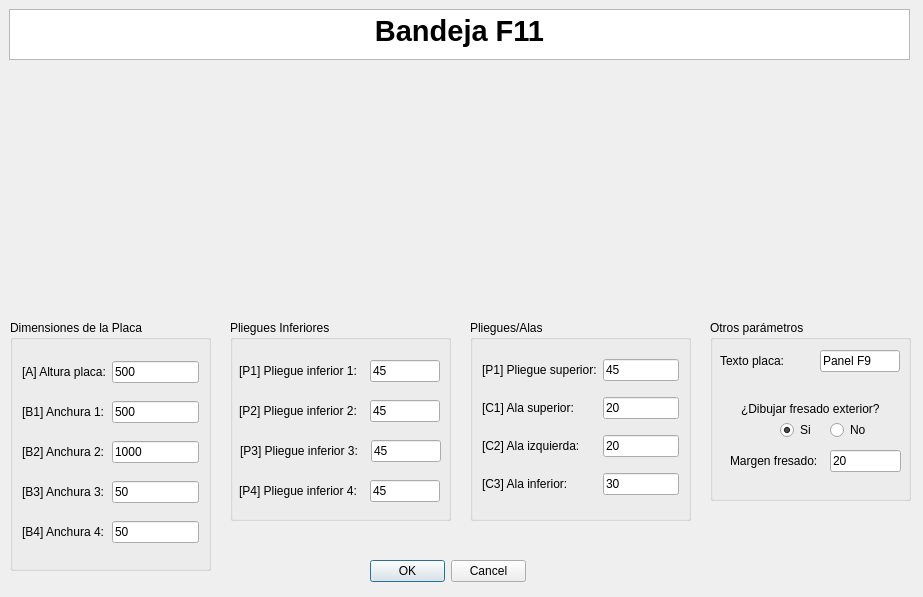
<?xml version="1.0" encoding="UTF-8"?>
<ui version="4.0">
 <class>MyPositionDialog</class>
 <widget class="QDialog" name="MyPositionDialog">
  <property name="geometry">
   <rect>
    <x>0</x>
    <y>0</y>
    <width>923</width>
    <height>597</height>
   </rect>
  </property>
  <property name="windowTitle">
   <string>Enter Position</string>
  </property>
  <property name="whatsThis">
   <string>&lt;html&gt;&lt;head/&gt;&lt;body&gt;&lt;p&gt;Esta ventana de KSDpanel te permite introducir todas las medidas correspondientes del panel seleccionado.&lt;/p&gt;&lt;p&gt;Recuerda que todas las medidas deben de ir en milimetros (mm).&lt;/p&gt;&lt;/body&gt;&lt;/html&gt;</string>
  </property>
  <widget class="QDialogButtonBox" name="buttonBox">
   <property name="geometry">
    <rect>
     <x>370</x>
     <y>560</y>
     <width>156</width>
     <height>23</height>
    </rect>
   </property>
   <property name="orientation">
    <enum>Qt::Horizontal</enum>
   </property>
   <property name="standardButtons">
    <set>QDialogButtonBox::Cancel|QDialogButtonBox::Ok</set>
   </property>
  </widget>
  <widget class="QTextBrowser" name="textBrowser">
   <property name="geometry">
    <rect>
     <x>9</x>
     <y>9</y>
     <width>901</width>
     <height>51</height>
    </rect>
   </property>
   <property name="html">
    <string>&lt;!DOCTYPE HTML PUBLIC &quot;-//W3C//DTD HTML 4.0//EN&quot; &quot;http://www.w3.org/TR/REC-html40/strict.dtd&quot;&gt;
&lt;html&gt;&lt;head&gt;&lt;meta name=&quot;qrichtext&quot; content=&quot;1&quot; /&gt;&lt;style type=&quot;text/css&quot;&gt;
p, li { white-space: pre-wrap; }
&lt;/style&gt;&lt;/head&gt;&lt;body style=&quot; font-family:'MS Shell Dlg 2'; font-size:8.25pt; font-weight:400; font-style:normal;&quot;&gt;
&lt;p align=&quot;center&quot; style=&quot; margin-top:0px; margin-bottom:0px; margin-left:0px; margin-right:0px; -qt-block-indent:0; text-indent:0px;&quot;&gt;&lt;span style=&quot; font-size:22pt; font-weight:600;&quot;&gt;Bandeja F11&lt;/span&gt;&lt;/p&gt;&lt;/body&gt;&lt;/html&gt;</string>
   </property>
  </widget>
  <widget class="QGroupBox" name="groupBox">
   <property name="geometry">
    <rect>
     <x>230</x>
     <y>320</y>
     <width>221</width>
     <height>201</height>
    </rect>
   </property>
   <property name="styleSheet">
    <string notr="true">font: 10pt &quot;MS Shell Dlg 2&quot;;</string>
   </property>
   <property name="title">
    <string>Pliegues Inferiores</string>
   </property>
   <widget class="QLabel" name="label_14">
    <property name="geometry">
     <rect>
      <x>9</x>
      <y>40</y>
      <width>131</width>
      <height>22</height>
     </rect>
    </property>
    <property name="text">
     <string>[P1] Pliegue inferior 1:</string>
    </property>
   </widget>
   <widget class="QLineEdit" name="pliegueInf1UI">
    <property name="geometry">
     <rect>
      <x>140</x>
      <y>40</y>
      <width>70</width>
      <height>22</height>
     </rect>
    </property>
    <property name="text">
     <string>45</string>
    </property>
   </widget>
   <widget class="QLabel" name="label_15">
    <property name="geometry">
     <rect>
      <x>9</x>
      <y>80</y>
      <width>141</width>
      <height>22</height>
     </rect>
    </property>
    <property name="text">
     <string>[P2] Pliegue inferior 2:</string>
    </property>
   </widget>
   <widget class="QLineEdit" name="pliegueInf2UI">
    <property name="geometry">
     <rect>
      <x>140</x>
      <y>80</y>
      <width>70</width>
      <height>22</height>
     </rect>
    </property>
    <property name="text">
     <string>45</string>
    </property>
   </widget>
   <widget class="QLabel" name="label_16">
    <property name="geometry">
     <rect>
      <x>10</x>
      <y>120</y>
      <width>161</width>
      <height>22</height>
     </rect>
    </property>
    <property name="text">
     <string>[P3] Pliegue inferior 3:</string>
    </property>
   </widget>
   <widget class="QLineEdit" name="pliegueInf3UI">
    <property name="geometry">
     <rect>
      <x>141</x>
      <y>120</y>
      <width>70</width>
      <height>22</height>
     </rect>
    </property>
    <property name="text">
     <string>45</string>
    </property>
   </widget>
   <widget class="QLabel" name="label_17">
    <property name="geometry">
     <rect>
      <x>9</x>
      <y>160</y>
      <width>151</width>
      <height>22</height>
     </rect>
    </property>
    <property name="text">
     <string>[P4] Pliegue inferior 4:</string>
    </property>
   </widget>
   <widget class="QLineEdit" name="pliegueInf4UI">
    <property name="geometry">
     <rect>
      <x>140</x>
      <y>160</y>
      <width>70</width>
      <height>22</height>
     </rect>
    </property>
    <property name="text">
     <string>45</string>
    </property>
   </widget>
  </widget>
  <widget class="QGroupBox" name="groupBox_2">
   <property name="geometry">
    <rect>
     <x>470</x>
     <y>320</y>
     <width>221</width>
     <height>201</height>
    </rect>
   </property>
   <property name="styleSheet">
    <string notr="true">font: 10pt &quot;MS Shell Dlg 2&quot;;</string>
   </property>
   <property name="title">
    <string>Pliegues/Alas</string>
   </property>
   <layout class="QGridLayout" name="gridLayout_2">
    <item row="4" column="1">
     <widget class="QLineEdit" name="alaInferiorUI">
      <property name="text">
       <string>30</string>
      </property>
     </widget>
    </item>
    <item row="2" column="1">
     <widget class="QLineEdit" name="alaIzquierdaUI">
      <property name="text">
       <string>20</string>
      </property>
     </widget>
    </item>
    <item row="1" column="1">
     <widget class="QLineEdit" name="alaSuperiorUI">
      <property name="text">
       <string>20</string>
      </property>
     </widget>
    </item>
    <item row="0" column="0">
     <widget class="QLabel" name="label_13">
      <property name="text">
       <string>[P1] Pliegue superior:</string>
      </property>
     </widget>
    </item>
    <item row="4" column="0">
     <widget class="QLabel" name="label_12">
      <property name="text">
       <string>[C3] Ala inferior:</string>
      </property>
     </widget>
    </item>
    <item row="0" column="1">
     <widget class="QLineEdit" name="pliegueSuperiorUI">
      <property name="text">
       <string>45</string>
      </property>
     </widget>
    </item>
    <item row="2" column="0">
     <widget class="QLabel" name="label_19">
      <property name="text">
       <string>[C2] Ala izquierda:</string>
      </property>
     </widget>
    </item>
    <item row="1" column="0">
     <widget class="QLabel" name="label_11">
      <property name="text">
       <string>[C1] Ala superior:</string>
      </property>
     </widget>
    </item>
   </layout>
  </widget>
  <widget class="QLabel" name="imagenPanelUI">
   <property name="geometry">
    <rect>
     <x>240</x>
     <y>70</y>
     <width>441</width>
     <height>241</height>
    </rect>
   </property>
   <property name="text">
    <string/>
   </property>
   <property name="pixmap">
    <pixmap>../imagenes/REF_015cotas.jpg</pixmap>
   </property>
   <property name="scaledContents">
    <bool>true</bool>
   </property>
   <property name="wordWrap">
    <bool>false</bool>
   </property>
   <property name="margin">
    <number>0</number>
   </property>
   <property name="openExternalLinks">
    <bool>false</bool>
   </property>
  </widget>
  <widget class="QGroupBox" name="groupBox_3">
   <property name="geometry">
    <rect>
     <x>10</x>
     <y>320</y>
     <width>201</width>
     <height>251</height>
    </rect>
   </property>
   <property name="styleSheet">
    <string notr="true">font: 10pt &quot;MS Shell Dlg 2&quot;;</string>
   </property>
   <property name="title">
    <string>Dimensiones de la Placa</string>
   </property>
   <layout class="QGridLayout" name="gridLayout">
    <item row="2" column="1">
     <widget class="QLabel" name="label_22">
      <property name="text">
       <string>[B2] Anchura 2:</string>
      </property>
     </widget>
    </item>
    <item row="2" column="2">
     <widget class="QLineEdit" name="anchura2UI">
      <property name="text">
       <string>1000</string>
      </property>
     </widget>
    </item>
    <item row="0" column="2">
     <widget class="QLineEdit" name="alturaPlacaUI">
      <property name="text">
       <string>500</string>
      </property>
     </widget>
    </item>
    <item row="3" column="2">
     <widget class="QLineEdit" name="anchura3UI">
      <property name="text">
       <string>50</string>
      </property>
     </widget>
    </item>
    <item row="1" column="2">
     <widget class="QLineEdit" name="anchura1UI">
      <property name="text">
       <string>500</string>
      </property>
     </widget>
    </item>
    <item row="4" column="2">
     <widget class="QLineEdit" name="anchura4UI">
      <property name="text">
       <string>50</string>
      </property>
     </widget>
    </item>
    <item row="4" column="1">
     <widget class="QLabel" name="label_27">
      <property name="text">
       <string>[B4] Anchura 4:</string>
      </property>
     </widget>
    </item>
    <item row="0" column="1">
     <widget class="QLabel" name="label_8">
      <property name="text">
       <string>[A] Altura placa:</string>
      </property>
     </widget>
    </item>
    <item row="1" column="1">
     <widget class="QLabel" name="label_4">
      <property name="text">
       <string>[B1] Anchura 1:</string>
      </property>
     </widget>
    </item>
    <item row="3" column="1">
     <widget class="QLabel" name="label_26">
      <property name="text">
       <string>[B3] Anchura 3:</string>
      </property>
     </widget>
    </item>
   </layout>
  </widget>
  <widget class="QGroupBox" name="groupBox_4">
   <property name="geometry">
    <rect>
     <x>710</x>
     <y>320</y>
     <width>201</width>
     <height>181</height>
    </rect>
   </property>
   <property name="styleSheet">
    <string notr="true">font: 10pt &quot;MS Shell Dlg 2&quot;;</string>
   </property>
   <property name="title">
    <string>Otros parámetros</string>
   </property>
   <widget class="QLabel" name="label">
    <property name="geometry">
     <rect>
      <x>10</x>
      <y>30</y>
      <width>95</width>
      <height>22</height>
     </rect>
    </property>
    <property name="text">
     <string>Texto placa:</string>
    </property>
   </widget>
   <widget class="QLineEdit" name="textoDescriptivoA0UI">
    <property name="geometry">
     <rect>
      <x>110</x>
      <y>30</y>
      <width>80</width>
      <height>22</height>
     </rect>
    </property>
    <property name="text">
     <string>Panel F9</string>
    </property>
   </widget>
   <widget class="QRadioButton" name="noCrearFresadoUI">
    <property name="geometry">
     <rect>
      <x>120</x>
      <y>100</y>
      <width>38</width>
      <height>20</height>
     </rect>
    </property>
    <property name="text">
     <string>No</string>
    </property>
   </widget>
   <widget class="QLineEdit" name="margenFresadoUI">
    <property name="geometry">
     <rect>
      <x>120</x>
      <y>130</y>
      <width>71</width>
      <height>22</height>
     </rect>
    </property>
    <property name="text">
     <string>20</string>
    </property>
   </widget>
   <widget class="QRadioButton" name="crearFresadoUI">
    <property name="geometry">
     <rect>
      <x>70</x>
      <y>100</y>
      <width>34</width>
      <height>20</height>
     </rect>
    </property>
    <property name="text">
     <string>Si</string>
    </property>
    <property name="checked">
     <bool>true</bool>
    </property>
   </widget>
   <widget class="QLabel" name="label_2">
    <property name="geometry">
     <rect>
      <x>31</x>
      <y>81</y>
      <width>148</width>
      <height>16</height>
     </rect>
    </property>
    <property name="mouseTracking">
     <bool>false</bool>
    </property>
    <property name="text">
     <string>¿Dibujar fresado exterior?</string>
    </property>
    <property name="buddy">
     <cstring>label_2</cstring>
    </property>
   </widget>
   <widget class="QLabel" name="label_3">
    <property name="geometry">
     <rect>
      <x>20</x>
      <y>130</y>
      <width>107</width>
      <height>22</height>
     </rect>
    </property>
    <property name="text">
     <string>Margen fresado:</string>
    </property>
   </widget>
  </widget>
  <zorder>groupBox_2</zorder>
  <zorder>groupBox</zorder>
  <zorder>buttonBox</zorder>
  <zorder>textBrowser</zorder>
  <zorder>imagenPanelUI</zorder>
  <zorder>groupBox_3</zorder>
  <zorder>groupBox_4</zorder>
 </widget>
 <resources/>
 <connections>
  <connection>
   <sender>buttonBox</sender>
   <signal>accepted()</signal>
   <receiver>MyPositionDialog</receiver>
   <slot>accept()</slot>
   <hints>
    <hint type="sourcelabel">
     <x>248</x>
     <y>254</y>
    </hint>
    <hint type="destinationlabel">
     <x>157</x>
     <y>274</y>
    </hint>
   </hints>
  </connection>
  <connection>
   <sender>buttonBox</sender>
   <signal>rejected()</signal>
   <receiver>MyPositionDialog</receiver>
   <slot>reject()</slot>
   <hints>
    <hint type="sourcelabel">
     <x>316</x>
     <y>260</y>
    </hint>
    <hint type="destinationlabel">
     <x>286</x>
     <y>274</y>
    </hint>
   </hints>
  </connection>
 </connections>
</ui>
